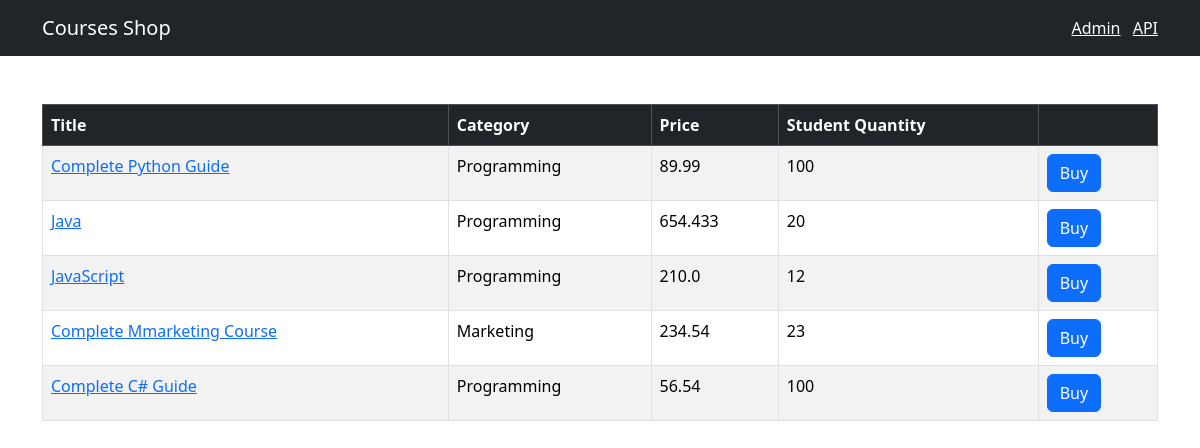
The page / on the database its author committed.
### shop/models.py (models this page shows, shortened)
class Course(models.Model):
    title = models.CharField(max_length=300)
    price = models.FloatField()
    students_qty = models.IntegerField()
    reviews_qty = models.IntegerField()
    category = models.ForeignKey(Category, on_delete=models.CASCADE)
    created_add = models.DateTimeField(default=timezone.now)

class Category(models.Model):
    title = models.CharField(max_length=255)
    created_add = models.DateTimeField(default=timezone.now)
    def __str__(self):
        return self.title

### shop/views.py (the view)
# urls.py: path('', include(api.urls), name='index')
def index(request):
    courses = Course.objects.all()
    return render(request, 'shop/courses.html', {'courses': courses})

### templates/shop/courses.html (shortened to what this page needs)
{% extends 'base.html'%}
{% block content %}
<table class="table mt-5 table-bordered table-striped table-hover">
    <thead class="table-dark">
        <tr>
            <th>Title</th>
            <th>Category</th>
            <th>Price</th>
            <th>Student Quantity</th>
            <th></th>
        </tr>
    </thead>
    <tbody>
        {% for course in courses%}
        <tr>
            <td>
                <a href={%url "shop:single_course" course.id %}>{{course.title}}</a>
            </td>
            <td>{{course.category}}</td>
            <td>{{course.price}}</td>
            <td>{{course.students_qty}}</td>
            <td><button class="btn btn-primary">Buy</button></td>
        </tr>
        {% endfor %}
    </tbody>
</table>
{% endblock %}

### templates/base.html (shortened to what this page needs)
<!DOCTYPE html>
<html lang="en">
<head>
    <link href="https://cdn.jsdelivr.net/npm/bootstrap@5.3.2/dist/css/bootstrap.min.css" rel="stylesheet">
</head>
<body>
    <nav class="navbar navbar-dark bg-dark">
        <div class="container">
            <a href={%url "shop:index"%} class="navbar-brand">Courses Shop</a>
            <span class="navbar-text">
                <a href="/admin/" class="me-2" target ="_blank">Admin</a>
                <a href="/api/v1/" target ="_blank">API</a>
            </span>
        </div>
    </nav>
    <main class="container">
        {% block content%}
        {%endblock%}
    </main>
</body>
</html>

### rows shown on the page
Course: title "Complete Python Guide", category "Programming", price "89.99", students_qty "100"
Course: title "Java", category "Programming", price "654.433", students_qty "20"
Course: title "JavaScript", category "Programming", price "210.0", students_qty "12"
Course: title "Complete Mmarketing Course", category "Marketing", price "234.54", students_qty "23"
Course: title "Complete C# Guide", category "Programming", price "56.54", students_qty "100"
